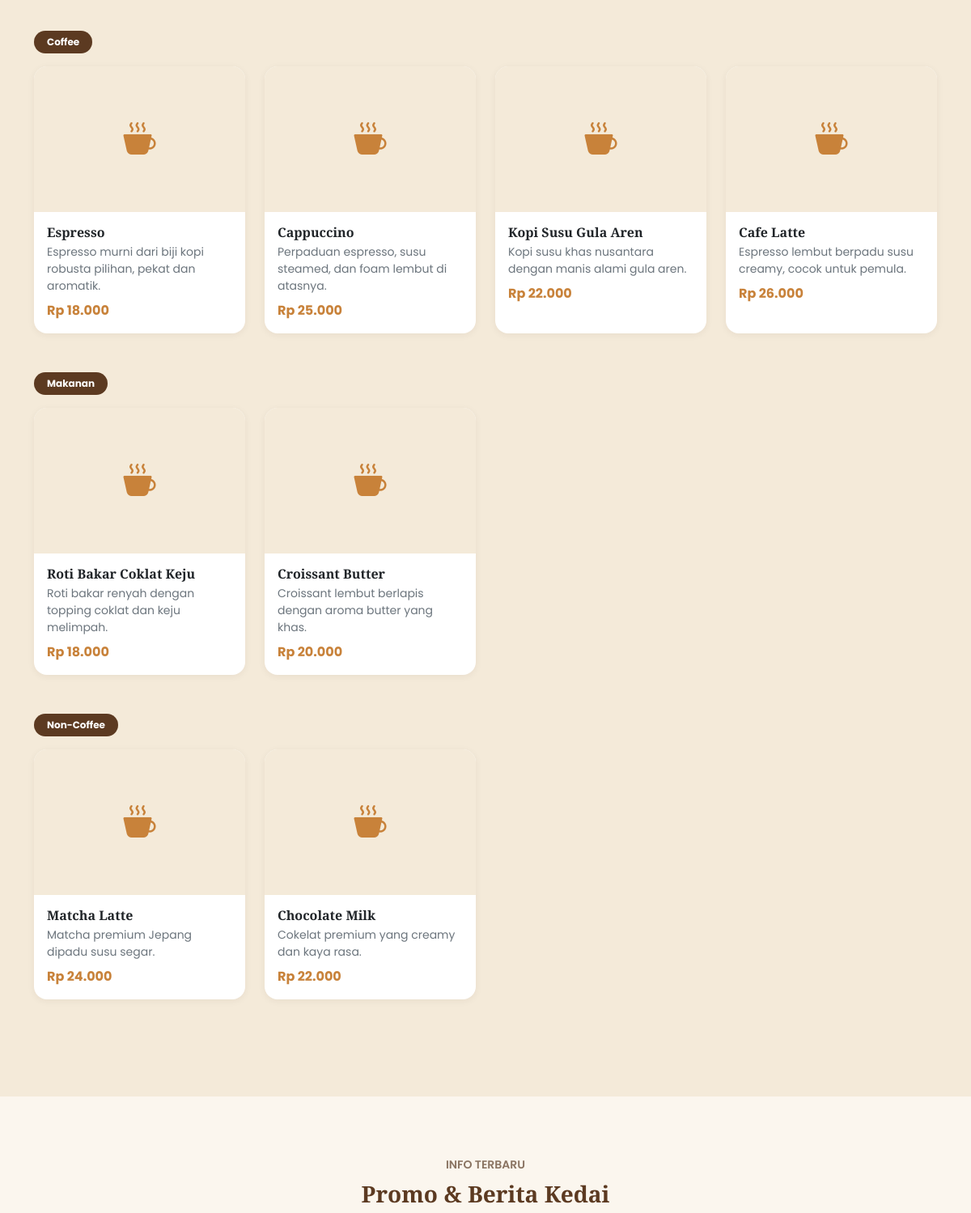
Before: / (middle part) with the older database file.
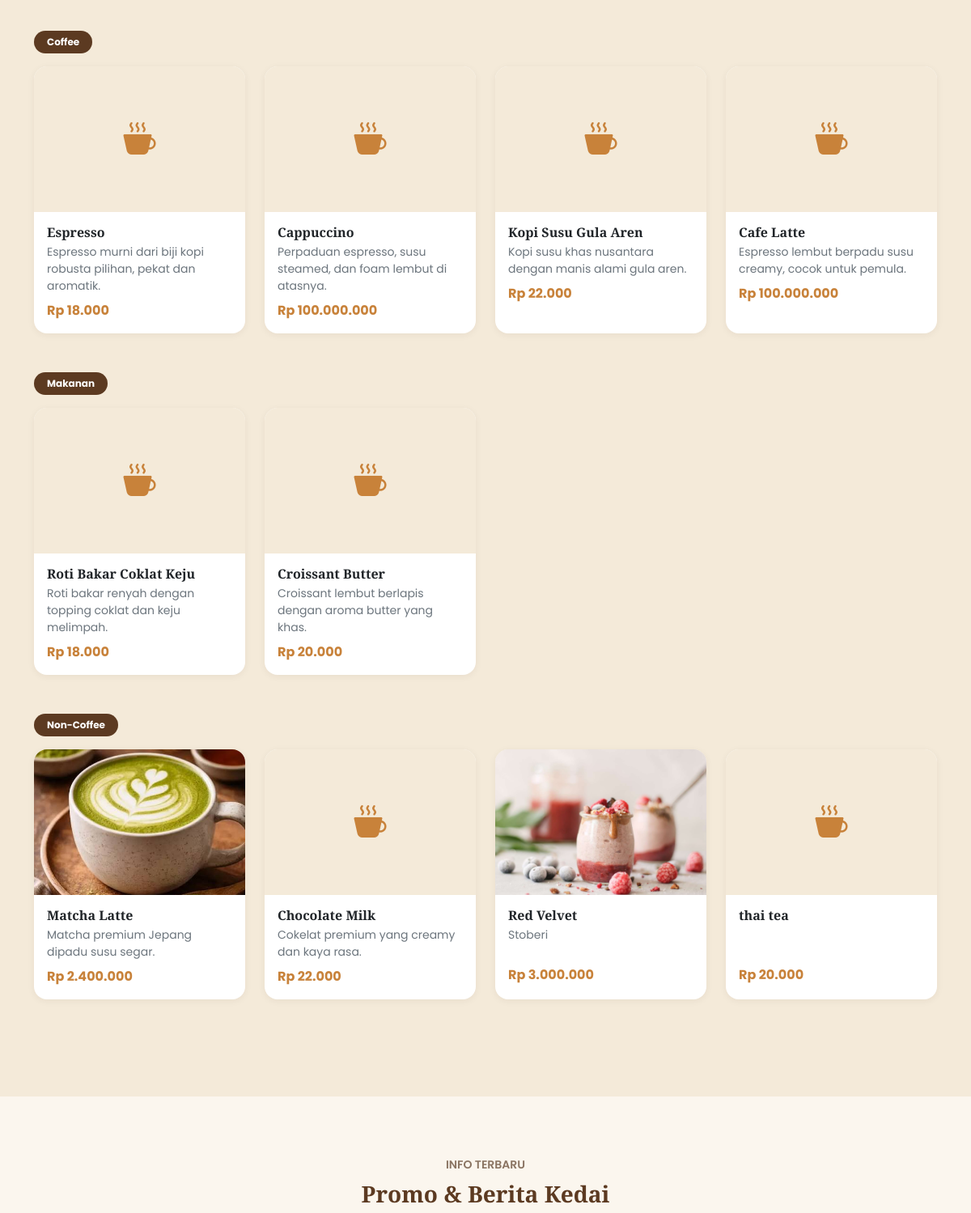
After: the same page with the newer database file.
### tables this page shows
CREATE TABLE `menu` (
  `id` int(11) NOT NULL,
  `nama_menu` varchar(150) NOT NULL,
  `kategori` varchar(50) NOT NULL DEFAULT 'Coffee',
  `harga` decimal(10,2) NOT NULL DEFAULT 0.00,
  `deskripsi` text DEFAULT NULL,
  `gambar` varchar(255) DEFAULT NULL,
  `status` enum('tersedia','habis') NOT NULL DEFAULT 'tersedia',
  `created_at` datetime DEFAULT current_timestamp(),
  `updated_at` datetime DEFAULT current_timestamp() ON UPDATE current_timestamp()
);

### index.php (the view, shortened to what this page needs)
<?php
require_once __DIR__ . '/koneksi/db_connection.php';
$menuByCategory = [];
$menuTableExists = false;
$checkTable = $conn->query("SHOW TABLES LIKE 'menu'");
if ($checkTable && $checkTable->num_rows > 0) {
    $menuTableExists = true;
    $result = $conn->query("SELECT * FROM `menu` WHERE `status` = 'tersedia' ORDER BY `kategori` ASC, `id` ASC");
    if ($result) {
        while ($row = $result->fetch_assoc()) {
            $menuByCategory[$row['kategori']][] = $row;
        }
    }
}
$beritaList = [];
$checkBerita = $conn->query("SHOW TABLES LIKE 'berita'");
if ($checkBerita && $checkBerita->num_rows > 0) {
    $result = $conn->query("SELECT * FROM `berita` ORDER BY `tanggal_dibuat` DESC LIMIT 3");
    if ($result) {
        while ($row = $result->fetch_assoc()) {
            $beritaList[] = $row;
        }
    }
}
function formatHarga(float $harga): string
{
    return 'Rp ' . number_format($harga, 0, ',', '.');
}
?>
<!doctype html>
<html lang="id">
<head>
    <link
        rel="stylesheet"
        href="https://cdn.jsdelivr.net/npm/bootstrap@5.3.7/dist/css/bootstrap.min.css"
    />
    <link
        rel="stylesheet"
        href="https://cdn.jsdelivr.net/npm/bootstrap-icons@1.13.1/font/bootstrap-icons.min.css"
    />
</head>
<body>
    <section id="menu" class="section-py" style="background-color: var(--kopi-cream);">
        <div class="container">
            <?php if (!$menuTableExists || count($menuByCategory) === 0): ?>
                <div class="alert alert-warning text-center mx-auto" style="max-width: 500px;">
                    <i class="bi bi-info-circle me-2"></i>Menu belum tersedia. Silakan setup data menu melalui panel admin.
                </div>
            <?php else: ?>
                <?php foreach ($menuByCategory as $kategori => $items): ?>
                    <div class="mb-5">
                        <span class="badge category-pill rounded-pill px-3 py-2 mb-3"><?= htmlspecialchars($kategori) ?></span>
                        <div class="row g-4">
                            <?php foreach ($items as $item): ?>
                                <div class="col-sm-6 col-lg-3">
                                    <div class="card menu-card h-100">
                                        <?php if (!empty($item['gambar']) && file_exists(__DIR__ . '/uploads/menu/' . $item['gambar'])): ?>
                                            <img src="uploads/menu/<?= htmlspecialchars($item['gambar']) ?>" class="menu-img" alt="<?= htmlspecialchars($item['nama_menu']) ?>">
                                        <?php else: ?>
                                            <div class="menu-img-placeholder">
                                                <i class="bi bi-cup-hot-fill"></i>
                                            </div>
                                        <?php endif; ?>
                                        <div class="card-body">
                                            <h3 class="h6 fw-bold mb-1"><?= htmlspecialchars($item['nama_menu']) ?></h3>
                                            <p class="text-secondary small mb-2" style="min-height: 40px;">
                                                <?= htmlspecialchars((string) $item['deskripsi']) ?>
                                            </p>
                                            <div class="menu-price"><?= formatHarga((float) $item['harga']) ?></div>
                                        </div>
                                    </div>
                                </div>
                            <?php endforeach; ?>
                        </div>
                    </div>
                <?php endforeach; ?>
            <?php endif; ?>
        </div>
    </section>
    <?php if (count($beritaList) > 0): ?>
    <section id="promo" class="section-py">
        <div class="container">
            <div class="text-center mb-5">
                <span class="text-uppercase small fw-semibold section-sub">Info Terbaru</span>
                <h2 class="h3 fw-bold section-title mt-2">Promo &amp; Berita Kedai</h2>
            </div>
        </div>
    </section>
    <?php endif; ?>
</body>
</html>

### index.php (style rules this page uses)
:root { --kopi-dark: #2b1b12; --kopi-brown: #5c3a21; --kopi-accent: #c8823a; --kopi-cream: #f4ead9; --kopi-cream-2: #fbf6ee; }
body { font-family: 'Poppins', sans-serif; color: var(--kopi-dark); background-color: var(--kopi-cream-2); }
h1, h2, h3, .brand-font { font-family: 'Playfair Display', serif; }
.section-title { color: var(--kopi-brown); }
.section-sub { color: #8a7462; }
.menu-card { border: none; border-radius: 1rem; overflow: hidden; background: #fff; transition: transform .2s ease, box-shadow .2s ease; box-shadow: 0 2px 10px rgba(43,27,18,0.06); }
.menu-card .menu-img { width: 100%; height: 180px; object-fit: cover; background-color: var(--kopi-cream); }
.menu-img-placeholder { width: 100%; height: 180px; display: flex; align-items: center; justify-content: center; background-color: var(--kopi-cream); color: var(--kopi-accent); font-size: 2.5rem; }
.menu-price { color: var(--kopi-accent); font-weight: 700; }
.category-pill { background-color: var(--kopi-brown); color: #fff; }
.section-py { padding-top: 4.5rem; padding-bottom: 4.5rem; }

Changed rows visible on the page:
changed menu "Cappuccino": harga "Rp 25.000" → "Rp 100.000.000"
changed menu "Cafe Latte": harga "Rp 26.000" → "Rp 100.000.000"
changed menu "Matcha Latte": gambar: picture added; harga "Rp 24.000" → "Rp 2.400.000"; gambar empty → "menu_6a44bcb0cbd42.jpg" (drawn)
added menu: gambar (picture), nama_menu "Red Velvet", deskripsi "Stoberi", harga "Rp 3.000.000", shown under "Non-Coffee"
added menu: nama_menu "thai tea", harga "Rp 20.000", shown under "Non-Coffee"
